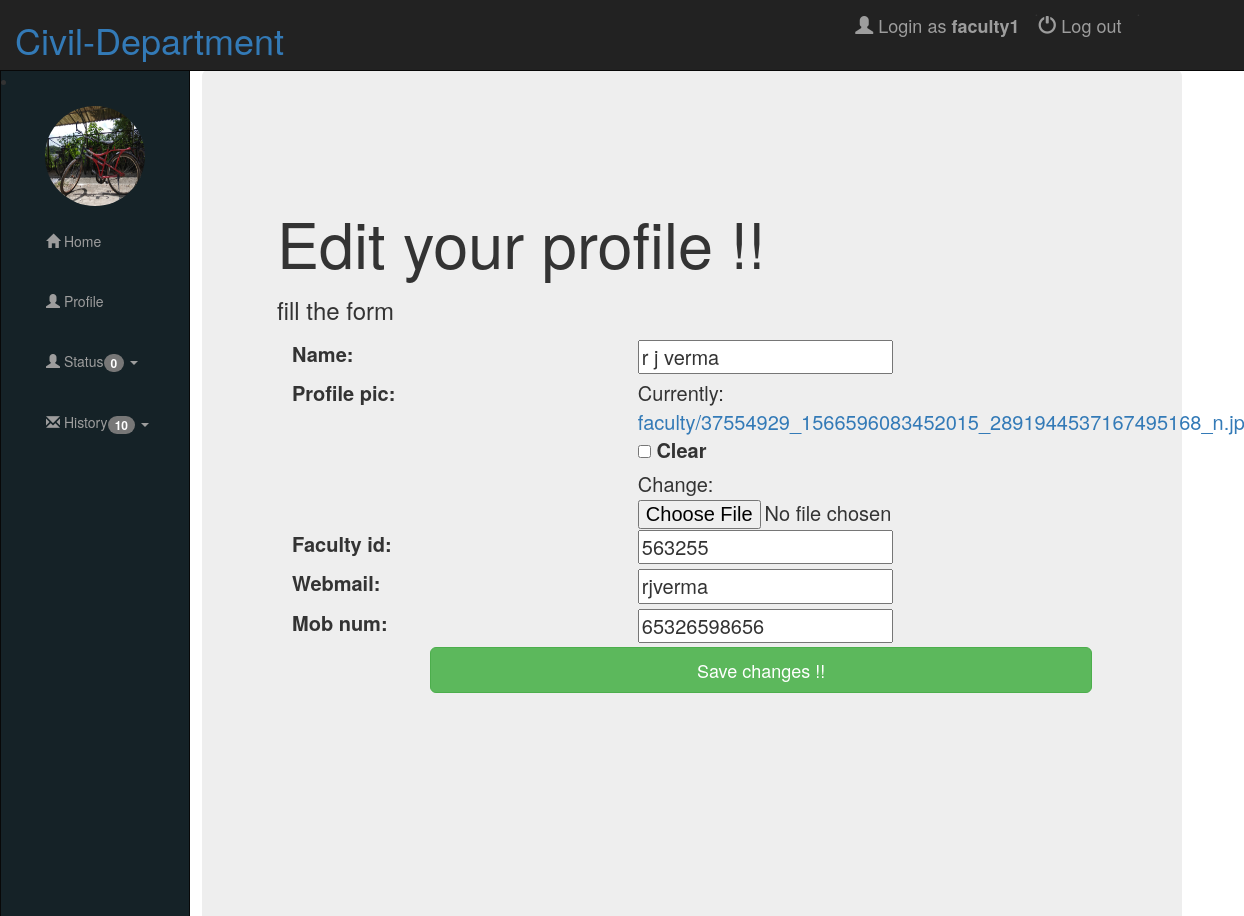
The app's page /faculty/edit_profile/2/ (signed in) with its own data.
### leave/models.py (models this page shows, shortened)
class User(AbstractUser):
    is_student = models.BooleanField(default=False)
    is_faculty = models.BooleanField(default=False)
    is_office = models.BooleanField(default=False)
    is_dppc = models.BooleanField(default=False)
    is_hod = models.BooleanField(default=False)

class Faculty(models.Model):
    user = models.OneToOneField(User, on_delete=models.CASCADE, related_name='facultys')
    Name = models.CharField(max_length=200, blank=True, default="")
    profile_pic = models.ImageField(upload_to='faculty', blank=True, null=True, default=" ")
    faculty_id = models.CharField(max_length=128, blank=False)
    webmail = models.CharField(max_length=128, blank=False)
    mob_num = models.CharField(max_length=128, blank=False)

### leave/views/faculty.py (the view, shortened to what this page needs)
# urls.py: path('edit_profile/<pk>/', students.EditUserProfileView.as_view(),
@method_decorator([login_required, faculty_required], name='dispatch')
class EditUserProfileView(UpdateView):  # Note that we are using UpdateView and not FormView
    model = Faculty
    form_class = FacultyProfileUpdateForm
    template_name = "faculty/edit_profile.html"
    def get_context_data(self, **kwargs):
        user2 = get_object_or_404(User, pk=self.kwargs['pk'])
        user_obj = Faculty.objects.get(user=user2)
        TaStudent = Student.objects.all().filter(TA_instructor=user2)
        TaLength = ApplyLeave.objects.all().filter(Q(Flag=1) & Q(LeaveId__in=TaStudent)).count()
        SvStudent = Student.objects.all().filter(Q(Supervisor_1=user2))
        SvLength = ApplyLeave.objects.all().filter(Q(Flag=2) & Q(LeaveId__in=SvStudent)).count()
        SvHistory = ApplyLeave.objects.all().filter(Q(Flag=5) & Q(LeaveId__in=SvStudent)).order_by('-pk').count()
        TaHistory = ApplyLeave.objects.all().filter(Q(Flag=5) & Q(LeaveId__in=TaStudent)).order_by('-pk').count()
        kwargs['user_obj'] = user_obj
        kwargs['TaLength'] = TaLength
        kwargs['SvLength'] = SvLength
        kwargs['TaHistory'] = TaHistory
        kwargs['SvHistory'] = SvHistory
        return super().get_context_data(**kwargs)
    def get_object(self, *args, **kwargs):
        user = get_object_or_404(User, pk=self.kwargs['pk'])
        return user.facultys

### leave/forms.py (shortened to what this page needs)
class FacultyProfileUpdateForm(forms.ModelForm):
    class Meta:
        model = Faculty
        fields = ('Name','profile_pic','faculty_id','webmail','mob_num') #Note that we didn't mention user field here.

### templates/faculty/edit_profile.html (shortened to what this page needs)
<!DOCTYPE html>
{% extends "faculty/faculty_dashboard.html" %}
{% load staticfiles %}
    {% block facul %}
<div class="jumbotron">
<div class="container">
    {% if save %}
        <div class="alert alert-success alert-dismissible" role="alert">
            <button type="button" class="close" data-dismiss="alert" aria-label="Close"><span aria-hidden="true">&times;</span></button>
                 <strong>Successful!</strong> Profile Edited.
        </div>
    {% else %}
        <h1>Edit your profile !!</h1>
        <h3> fill the form</h3>
        <form enctype="multipart/form-data" method="post">
                {% for field in form %}
                    <div class="form-group">
                             <div class="col-sm-offset-2 col-sm-10">
                             </div>
                             <label class="control-label col-sm-5">{{ field.label_tag }}</label>
                             <div class="col-sm-7">{{ field }}</div>
                    </div>
                {% endfor %}
            <div class="form-group">
                            <div class="col-sm-offset-2 col-sm-10">
                                <button type="submit" class="btn btn-success btn-lg btn-block">
                                    Save changes !!
                                </button>
                            </div>
                    </div>
        </form>
    {% endif %}
</div>
</div>
{% endblock %}

### templates/faculty/faculty_dashboard.html (shortened to what this page needs)
<!DOCTYPE html>
{% extends "base.html" %}
{% load staticfiles %}
{% block body_block %}
    <div class="navbar navbar-inverse navbar-fixed-left">
    {% if user_obj.profile_pic %}
    <li><img src="{{ user_obj.profile_pic.url}}" class="img-circle" height="100" width="100"></li>
    {% else %}
    <li><img src="#" class="img-circle" height="100" width="100"></li>
    {% endif %}
    <ul class="nav navbar-nav">
        <li><a href="{% url 'faculty:fac_dash_board' %}"><span class="glyphicon glyphicon-home"></span>  Home</a></li>
        <li><a href="{% url 'faculty:edit_profile' user.id %}"><span class="glyphicon glyphicon-user"></span>  Profile</a></li>
        <li class="dropdown"><a href="#" class="dropdown-toggle" data-toggle="dropdown">
            <span class="glyphicon glyphicon-user"></span>
            Status<span class="badge">{{TaLength|add:SvLength}}</span>
            <span class="caret"></span></a>
        </li>
        <li class="dropdown"><a href="#" class="dropdown-toggle" data-toggle="dropdown"><span class="glyphicon glyphicon-envelope"></span>
            History<span class="badge">{{ TaHistory|add:SvHistory}}</span>
            <span class="caret"></span></a>
        </li>
    </ul>
</div>
<div class="main">
    {% block facul %}
    {% endblock %}
</div>
{% endblock %}

### templates/header.html (shortened to what this page needs)
<nav class="navbar navbar-inverse navbar-fixed-top">
    <div class="container-fluid">
        <div class="row">
            <div class=" col-md-6 ">
                <div class="navbar-header">
                    <div class="col-6">
                        <h1 class="logo">
                            <a href="{% url 'home' %}">Civil-Department</a>
                        </h1>
                    </div>
                </div>
            </div>
            <div class=" col-md-5 ">
            <ul class="nav navbar-nav navbar-right">
                {% if user.is_authenticated %}
                    <li><a href="#" class="navbar-brand" role="button">
                        <span class="glyphicon glyphicon-user" aria-hidden="true"></span>&nbsp;Login as
                        <strong>{{ user.username }}</strong></a>.
                    </li>
                    <li><a href="{% url 'logout' %}" class="navbar-brand" role="button">
                        <span class="glyphicon glyphicon-off" aria-hidden="true"></span>&nbsp;Log out</a>.
                    </li>
                {% endif %}
            </ul>
            </div>
        </div>
</nav>

### static/css/style.css (style rules this page uses)
.container { margin-top: 70px; height: 700px; }
.container .navbar-fixed-left { width: 190px; position: fixed; border-radius: 0; height: 100%; left: 0px; background: #152227; }
.container .navbar-fixed-left .img-circle { margin-top: 15px; }
.container .navbar-fixed-left .navbar-nav > li { float: none; width: 149px; position:center; margin-left: 30px; margin-top: 10px; }
.container .navbar-fixed-left + .main { padding-left: 100px; }
.container .main { margin-left: 50px; font-size: 20px; padding: 0px 10px; }
img { display: block; margin-left: auto; margin-right: auto; }

### records on screen
User: username "faculty1"
Faculty: profile_pic (picture), form "r j verma" "563255" "rjverma" "65326598656"

### other values on screen
{{ TaLength|add:SvLength }} "0"
{{ TaHistory|add:SvHistory }} "10"
{{ field.label_tag }} "Name:" "Profile pic:" "Faculty id:" "Webmail:" "Mob num:"
